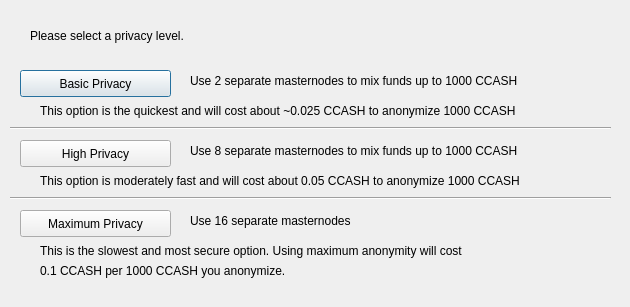
<?xml version="1.0" encoding="UTF-8"?>
<ui version="4.0">
 <class>DarksendConfig</class>
 <widget class="QDialog" name="DarksendConfig">
  <property name="geometry">
   <rect>
    <x>0</x>
    <y>0</y>
    <width>630</width>
    <height>307</height>
   </rect>
  </property>
  <property name="windowTitle">
   <string>Configure PrivateSend</string>
  </property>
  <widget class="QPushButton" name="buttonBasic">
   <property name="geometry">
    <rect>
     <x>20</x>
     <y>70</y>
     <width>151</width>
     <height>27</height>
    </rect>
   </property>
   <property name="text">
    <string>Basic Privacy</string>
   </property>
  </widget>
  <widget class="QPushButton" name="buttonHigh">
   <property name="geometry">
    <rect>
     <x>20</x>
     <y>140</y>
     <width>151</width>
     <height>27</height>
    </rect>
   </property>
   <property name="text">
    <string>High Privacy</string>
   </property>
  </widget>
  <widget class="QPushButton" name="buttonMax">
   <property name="geometry">
    <rect>
     <x>20</x>
     <y>210</y>
     <width>151</width>
     <height>27</height>
    </rect>
   </property>
   <property name="text">
    <string>Maximum Privacy</string>
   </property>
  </widget>
  <widget class="QLabel" name="label">
   <property name="geometry">
    <rect>
     <x>30</x>
     <y>20</y>
     <width>571</width>
     <height>31</height>
    </rect>
   </property>
   <property name="text">
    <string>Please select a privacy level.</string>
   </property>
  </widget>
  <widget class="QLabel" name="label_2">
   <property name="geometry">
    <rect>
     <x>190</x>
     <y>70</y>
     <width>421</width>
     <height>21</height>
    </rect>
   </property>
   <property name="text">
    <string>Use 2 separate masternodes to mix funds up to 1000 CCASH</string>
   </property>
  </widget>
  <widget class="QLabel" name="label_3">
   <property name="geometry">
    <rect>
     <x>190</x>
     <y>140</y>
     <width>411</width>
     <height>21</height>
    </rect>
   </property>
   <property name="text">
    <string>Use 8 separate masternodes to mix funds up to 1000 CCASH</string>
   </property>
  </widget>
  <widget class="QLabel" name="label_4">
   <property name="geometry">
    <rect>
     <x>190</x>
     <y>210</y>
     <width>421</width>
     <height>21</height>
    </rect>
   </property>
   <property name="text">
    <string>Use 16 separate masternodes</string>
   </property>
  </widget>
  <widget class="QLabel" name="label_6">
   <property name="geometry">
    <rect>
     <x>40</x>
     <y>100</y>
     <width>561</width>
     <height>21</height>
    </rect>
   </property>
   <property name="text">
    <string>This option is the quickest and will cost about ~0.025 CCASH to anonymize 1000 CCASH</string>
   </property>
  </widget>
  <widget class="QLabel" name="label_7">
   <property name="geometry">
    <rect>
     <x>40</x>
     <y>170</y>
     <width>561</width>
     <height>21</height>
    </rect>
   </property>
   <property name="text">
    <string>This option is moderately fast and will cost about 0.05 CCASH to anonymize 1000 CCASH</string>
   </property>
  </widget>
  <widget class="QLabel" name="label_8">
   <property name="geometry">
    <rect>
     <x>40</x>
     <y>240</y>
     <width>561</width>
     <height>21</height>
    </rect>
   </property>
   <property name="text">
    <string>This is the slowest and most secure option. Using maximum anonymity will cost</string>
   </property>
  </widget>
  <widget class="QLabel" name="label_9">
   <property name="geometry">
    <rect>
     <x>40</x>
     <y>260</y>
     <width>561</width>
     <height>21</height>
    </rect>
   </property>
   <property name="text">
    <string>0.1 CCASH per 1000 CCASH you anonymize.</string>
   </property>
  </widget>
  <widget class="Line" name="line">
   <property name="geometry">
    <rect>
     <x>10</x>
     <y>120</y>
     <width>601</width>
     <height>16</height>
    </rect>
   </property>
   <property name="orientation">
    <enum>Qt::Horizontal</enum>
   </property>
  </widget>
  <widget class="Line" name="line_2">
   <property name="geometry">
    <rect>
     <x>10</x>
     <y>190</y>
     <width>601</width>
     <height>16</height>
    </rect>
   </property>
   <property name="orientation">
    <enum>Qt::Horizontal</enum>
   </property>
  </widget>
 </widget>
 <resources/>
 <connections/>
</ui>
